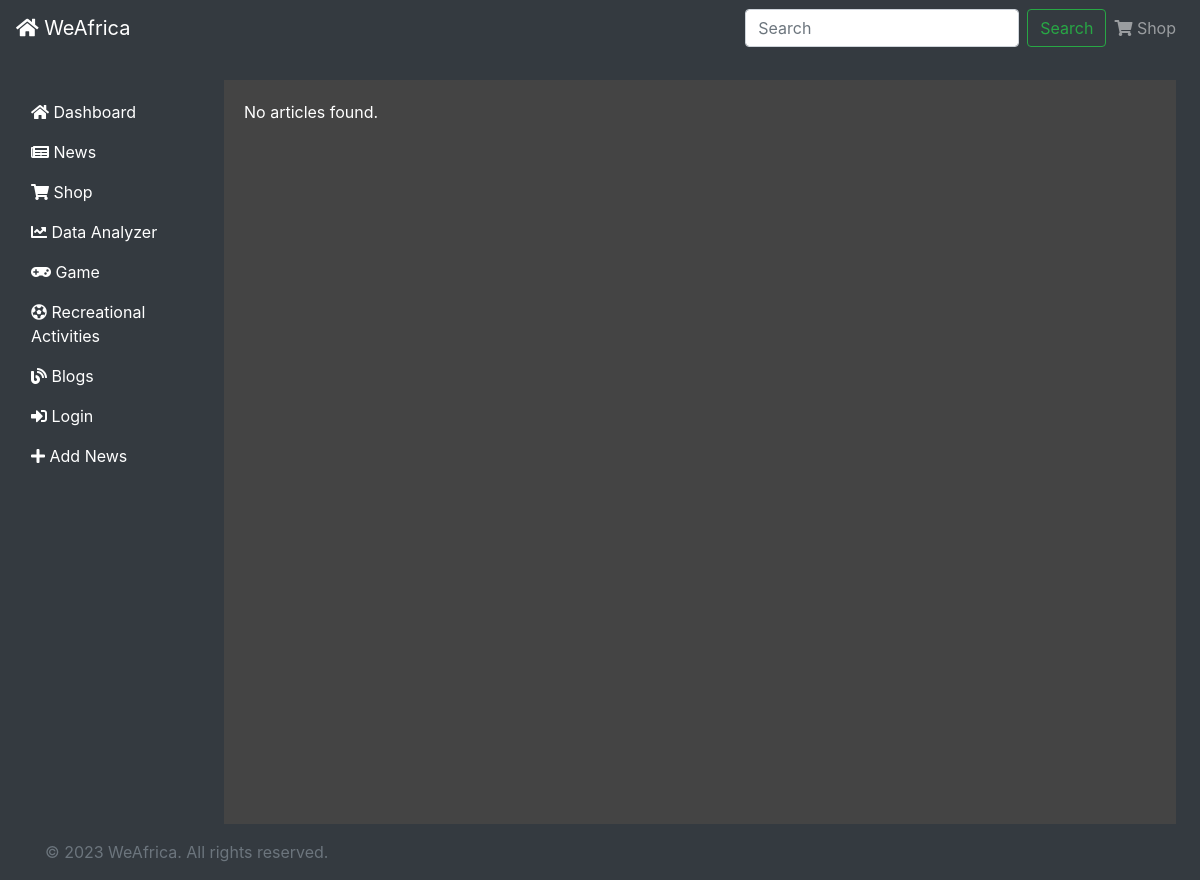
Page /news/news_list on the earlier database version.
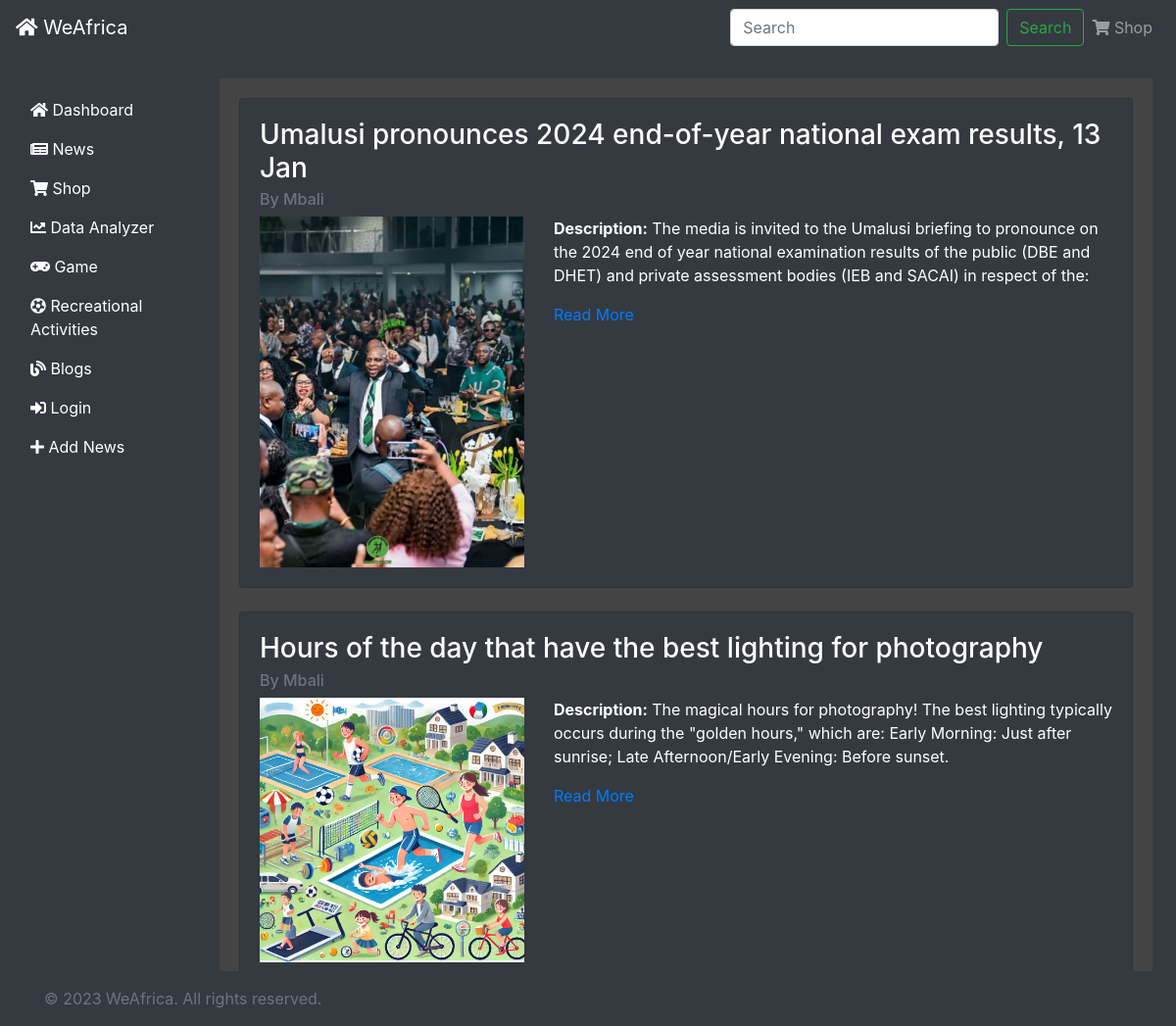
Same page on the later database version.
### tables this page shows
CREATE TABLE articles (
    id INTEGER PRIMARY KEY AUTOINCREMENT,
    title TEXT NOT NULL,
    description TEXT NOT NULL,
    body TEXT NOT NULL,
    image_url TEXT,
    author TEXT NOT NULL,
    created_at TIMESTAMP DEFAULT CURRENT_TIMESTAMP
, image TEXT);

### news.py (the view)
@news_bp.route('/news_list')
def news_list():
    db = get_db()
    cursor = db.cursor()
    cursor.execute("SELECT * FROM articles")
    articles = cursor.fetchall()
    return render_template('news_list.html', articles=articles, user_is_on_news_list_page=True)

### app.py (called while the page is built)
def get_db():
    conn = sqlite3.connect(DATABASE)
    conn.row_factory = sqlite3.Row
    return conn

def init_db():
    with app.app_context():
        db = get_db()
        with open('schema.sql', mode='r') as f:
            db.cursor().executescript(f.read())
        db.commit()

@app.before_request
def initialize_database():
    init_db()

### news.py (called while the page is built)
def get_db():
    conn = sqlite3.connect(DATABASE)
    conn.row_factory = sqlite3.Row
    return conn

### templates/news_list.html (shortened to what this page needs)
{% extends "layout.html" %}
{% block content %}
<div class="container darker-background-2 mt-4">
    {% if articles %}
        {% for article in articles %}
            <div class="card mb-4 bg-dark text-white">
                <div class="card-body">
                    <h3 class="card-title">{{ article.title }}</h3>
                    <h6 class="card-subtitle mb-2 text-muted">By {{ article.author }}</h6>
                    <div class="row">
                        {% if article.image %}
                            <div class="col-md-4">
                                <img src="{{ url_for('static', filename='uploads/' ~ article.image) }}" class="img-fluid" alt="{{ article.title }}" style="max-width: 100%; height: auto;">
                            </div>
                        {% endif %}
                        <div class="col-md-8">
                            <p class="card-text"><strong>Description:</strong> {{ article.description }}</p>
                            <a href="#" class="read-more-link" data-article-id="{{ loop.index }}">Read More</a>
                        </div>
                    </div>
                </div>
            </div>
        {% endfor %}
    {% else %}
        <p>No articles found.</p>
    {% endif %}
</div>
{% endblock %}

### templates/layout.html (shortened to what this page needs)
<!DOCTYPE html>
<html lang="en">
<head>
    <link rel="stylesheet" href="https://stackpath.bootstrapcdn.com/bootstrap/4.5.2/css/bootstrap.min.css">
    <link rel="stylesheet" href="{{ url_for('static', filename='css/style.css') }}">
    <link rel="stylesheet" href="https://cdnjs.cloudflare.com/ajax/libs/font-awesome/5.15.4/css/all.min.css">
</head>
<body>
    <header class="navbar navbar-expand-lg navbar-dark bg-dark fixed-top custom-header">
        <a class="navbar-brand" href="{{ url_for('index') }}">
            <i class="fas fa-home"></i>
            WeAfrica
        </a>
        <div class="collapse navbar-collapse" id="navbarNav">
            <form class="form-inline ml-auto" action="{{ url_for('search') }}" method="get">
                <input class="form-control mr-sm-2" type="search" placeholder="Search" aria-label="Search" name="query" id="search-input">
                <button class="btn btn-outline-success my-2 my-sm-0" type="submit">Search</button>
            </form>
            <ul class="navbar-nav">
                <li class="nav-item">
                    <a class="nav-link" href="{{ url_for('shop.shop_list') }}">
                        <i class="fas fa-shopping-cart"></i>
                        Shop
                    </a>
                </li>
            </ul>
        </div>
    </header>
    <div class="container-fluid">
        <div class="row">
            <nav id="sidebar" class="col-md-3 col-lg-2 d-md-block bg-dark sidebar collapse">
                <div class="sidebar-sticky pt-3">
                    <ul class="nav flex-column">
                        <li class="nav-item">
                            <a class="nav-link active" href="{{ url_for('index') }}">
                                <i class="fas fa-home"></i>
                                Dashboard
                            </a>
                        </li>
                        <li class="nav-item">
                            <a class="nav-link" href="{{ url_for('news.news_list') }}">
                                <i class="fas fa-newspaper"></i>
                                News
                            </a>
                        </li>
                        <li class="nav-item">
                            <a class="nav-link" href="{{ url_for('shop.shop_list') }}">
                                <i class="fas fa-shopping-cart"></i>
                                Shop
                            </a>
                        </li>
                        <li class="nav-item">
                            <a class="nav-link" href="{{ url_for('data_analyzer.data_analyzer_list') }}">
                                <i class="fas fa-chart-line"></i>
                                Data Analyzer
                            </a>
                        </li>
                        <li class="nav-item">
                            <a class="nav-link" href="{{ url_for('game.game_list') }}">
                                <i class="fas fa-gamepad"></i>
                                Game
                            </a>
                        </li>
                        <li class="nav-item">
                            <a class="nav-link" href="{{ url_for('recreational_activities.recreational_activities_list') }}">
                                <i class="fas fa-futbol"></i>
                                Recreational Activities
                            </a>
                        </li>
                        <li class="nav-item">
                            <a class="nav-link" href="{{ url_for('blogs.blogs_list') }}">
                                <i class="fas fa-blog"></i>
                                Blogs
                            </a>
                        </li>
                        {% if 'username' in session %}
                            <li class="nav-item">
                                <a class="nav-link" href="{{ url_for('settings') }}">
                                    <i class="fas fa-cog"></i>
                                    Settings
                                </a>
                            </li>
                            <li class="nav-item">
                                <a class="nav-link" href="{{ url_for('profile') }}">
                                    <i class="fas fa-user-circle"></i>
                                    Profile
                                </a>
                            </li>
                            <li class="nav-item">
                                <form action="{{ url_for('logout') }}" method="post" class="form-inline">
                                    <button type="submit" class="btn btn-link nav-link"><i class="fas fa-sign-out-alt"></i>  Logout</button>
                                </form>
                            </li>
                        {% else %}
                            <li class="nav-item">
                                <a class="nav-link" href="{{ url_for('login') }}">
                                    <i class="fas fa-sign-in-alt"></i>
                                    Login
                                </a>
                            </li>
                        {% endif %}
                        {% if user_is_on_news_list_page %}
                            <li class="nav-item">
                                <a class="nav-link" href="{{ url_for('news.add_news') }}">
                                    <i class="fas fa-plus"></i>
                                    Add News
                                </a>
                            </li>
                        {% endif %}
                    </ul>
                </div>
            </nav>
            <main role="main" class="col-md-9 ml-sm-auto col-lg-10 px-md-4">
                {% block content %}{% endblock %}
            </main>
        </div>
    </div>
    <footer class="footer mt-auto py-3 bg-dark text-white">
        <div class="container">
            <span class="text-muted">&copy; 2023 WeAfrica. All rights reserved.</span>
        </div>
    </footer>
</body>
</html>

### static/css/style.css (style rules this page uses)
body { background-color: #343a40; color: #ffffff; padding-top: 56px; }
.sidebar { height: 100vh; padding-top: 20px; background-color: #343a40; color: #ffffff; }
.sidebar .nav-link { color: #ffffff; }
.footer { position: fixed; bottom: 0; width: 100%; background-color: #343a40; color: #ffffff; }
.darker-background-2 { background-color: #444; color: #fff; min-height: 100vh; padding: 20px; }

Differences in the rows shown:
added articles: title "Umalusi pronounces 2024 end-of-year national exam results, 13 Jan", author "Mbali", image (picture), description "The media is invited to the Umalusi briefing to pronounce on the 2024 end of year national examination results of the public (DBE and DHET) and private assessment bodies (IEB and SACAI) in respect of the:"
added articles: title "Hours of the day that have the best lighting for photography", author "Mbali", image (picture), description "The magical hours for photography! The best lighting typically occurs during the \"golden hours,\" which are: Early Morning: Just after sunrise; Late Afternoon/Early Evening: Before sunset."
Other differences:
text no longer shown: "No articles found."
